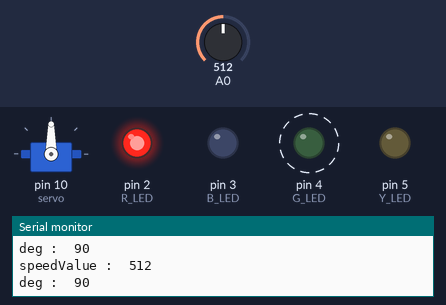
A sketch run on a simulated Arduino Uno, built with avr-gcc and run on an emulated ATmega328P. Shown: servo, output pins drawn as LEDs (lit = HIGH), the last lines printed to the serial monitor. Dashed ring = blinking. Inputs (shaded band) come from the test bench; at power-on: A0 = 512.

Above: at 2.8 s.
2.9 s: A0 set to 170
At 5.2 s:
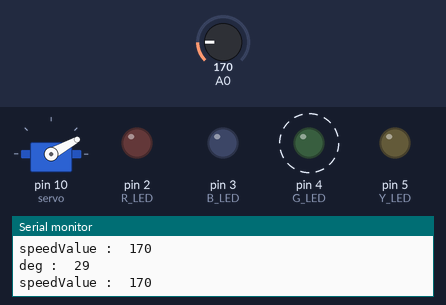
5.6 s: A0 set to 306
At 6.11 s:
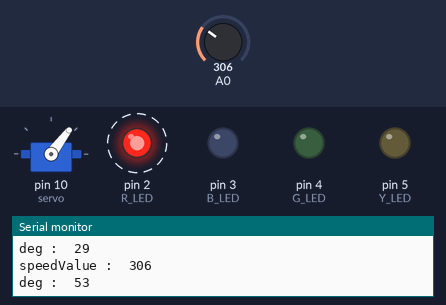
9.1 s: A0 set to 269
At 9.46 s:
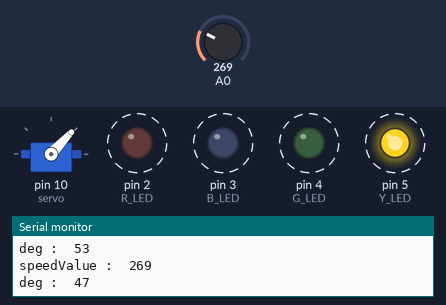
12.6 s: A0 set to 245
At 13.9 s:
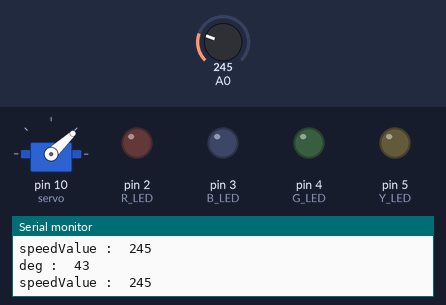
18.6 s: A0 set to 716
At 19.2 s:
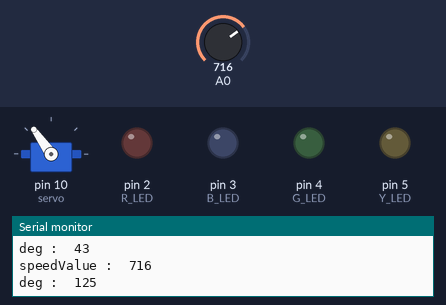
22.3 s: A0 set to 0
At 25.0 s:
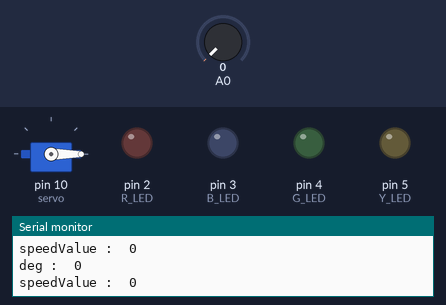
Timing chart, 0 to 26.5 s (numbered marks = the images above; inputs shaded):
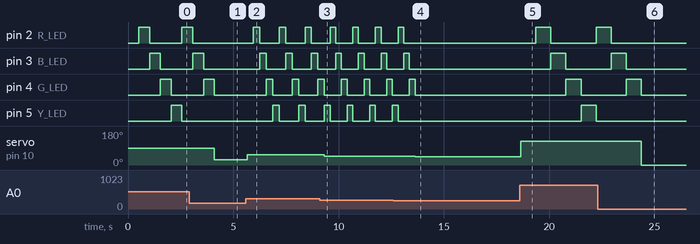

The sketch:

Microservo.ino
```cpp
#include <Servo.h>
Servo servo; //Servo = servo
#define MINDEG 0
#define MAXDEG 180
#define MINA0 0
#define MAXA0 1023

int speedValue = 0;
int deg = 0;
int R_LED = 2;
int B_LED = 3;
int G_LED = 4;
int Y_LED = 5;


void setup()
{
  pinMode(R_LED , OUTPUT);
  pinMode(B_LED , OUTPUT);
  pinMode(G_LED , OUTPUT);
  pinMode(Y_LED , OUTPUT);
  servo.attach(10);   //servo serial

  Serial.begin(9600);

}

void loop()
{
  speedValue = analogRead(A0);
  Serial.print("speedValue :  ");
  Serial.println(speedValue);
  deg = map(speedValue, MINA0, MAXA0, MINDEG, MAXDEG);//Servo Maxdeg = 180
  Serial.print("deg :  ");
  Serial.println(deg);
  servo.write(deg);

  if(deg < 45)  //deg < 45 LED OFF
  {
    digitalWrite(R_LED, LOW);
    digitalWrite(B_LED, LOW);
    digitalWrite(G_LED, LOW);
    digitalWrite(Y_LED, LOW);
  }
  else if(deg > 45)
  {
    delay(speedValue);  //speedValue = Led Light speed
    digitalWrite(R_LED, HIGH);
    digitalWrite(B_LED, LOW);
    digitalWrite(G_LED, LOW);
    digitalWrite(Y_LED, LOW);
    delay(speedValue);
    digitalWrite(R_LED, LOW);
    digitalWrite(B_LED, HIGH);
    digitalWrite(G_LED, LOW);
    digitalWrite(Y_LED, LOW);
    delay(speedValue);
    digitalWrite(R_LED, LOW);
    digitalWrite(B_LED, LOW);
    digitalWrite(G_LED, HIGH);
    digitalWrite(Y_LED, LOW);
    delay(speedValue);
    digitalWrite(R_LED, LOW);
    digitalWrite(B_LED, LOW);
    digitalWrite(G_LED, LOW);
    digitalWrite(Y_LED, HIGH);
  }

}
```

Measured:
- the behaviour switches between 262 and 261 on A0 (found by bisection; images 3 and 4)
- after the input at 2.9 s, pin 2 (R_LED): goes on until 3.1 s, then stays LOW; pin 3 (B_LED): goes on until 3.6 s, then stays LOW; pin 5 (Y_LED): stays LOW (without the input it goes to HIGH after 1.2 s); servo on pin 10 (servo): 90° → 29° after 1.2 s
- after the input at 5.6 s, pin 2 (R_LED): alternates HIGH for 0.31 s and LOW for 0.92 s, starting after 0.36 s; pin 3 (B_LED): alternates HIGH for 0.31 s and LOW for 0.92 s, starting after 0.66 s
- after the input at 9.1 s, servo on pin 10 (servo): 53° → 47° after 0.23 s
- after the input at 12.6 s, pin 2 (R_LED): goes on until 13.1 s, then stays LOW; pin 3 (B_LED): goes on until 13.4 s, then stays LOW; pin 4 (G_LED): goes on until 13.6 s, then stays LOW; pin 5 (Y_LED): goes on until 12.8 s, then stays LOW; servo on pin 10 (servo): 47° → 43° after 1.0 s
- after the input at 18.6 s, pin 2 (R_LED): LOW → HIGH after 0.77 s, → LOW 0.72 s later, → HIGH 2.1 s later; pin 3 (B_LED): LOW → HIGH after 1.5 s, → LOW 0.72 s later; pin 4 (G_LED): LOW → HIGH after 2.2 s, → LOW 0.72 s later; pin 5 (Y_LED): LOW → HIGH after 2.9 s, → LOW 0.72 s later; servo on pin 10 (servo): 43° → 125° after 0.05 s
- after the input at 22.3 s, pin 2 (R_LED): goes on until 22.9 s, then stays LOW; pin 3 (B_LED): goes on until 23.7 s, then stays LOW; pin 5 (Y_LED): stays LOW (without the input it goes to HIGH after 2.1 s); servo on pin 10 (servo): 125° → 0° after 2.1 s
